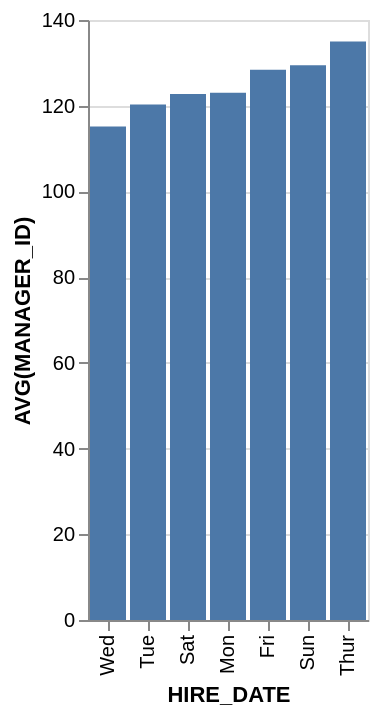

Source (Vega-Lite JSON):
### Vega-Lite specification from a JSON file in a GitHub repository (floating-point values rounded to 4 significant figures)
{"data": {"values": [{"x_data": "Wed", "y_data": 115.1}, {"x_data": "Tue", "y_data": 120.3}, {"x_data": "Sat", "y_data": 122.7}, {"x_data": "Mon", "y_data": 123}, {"x_data": "Fri", "y_data": 128.4}, {"x_data": "Sun", "y_data": 129.5}, {"x_data": "Thur", "y_data": 135}]}, "mark": "bar", "encoding": {"x": {"field": "x_data", "type": "nominal", "title": "HIRE_DATE", "sort": {"op": "sum", "field": "y_data", "order": "ascending"}}, "y": {"field": "y_data", "type": "quantitative", "title": "AVG(MANAGER_ID)"}}}
